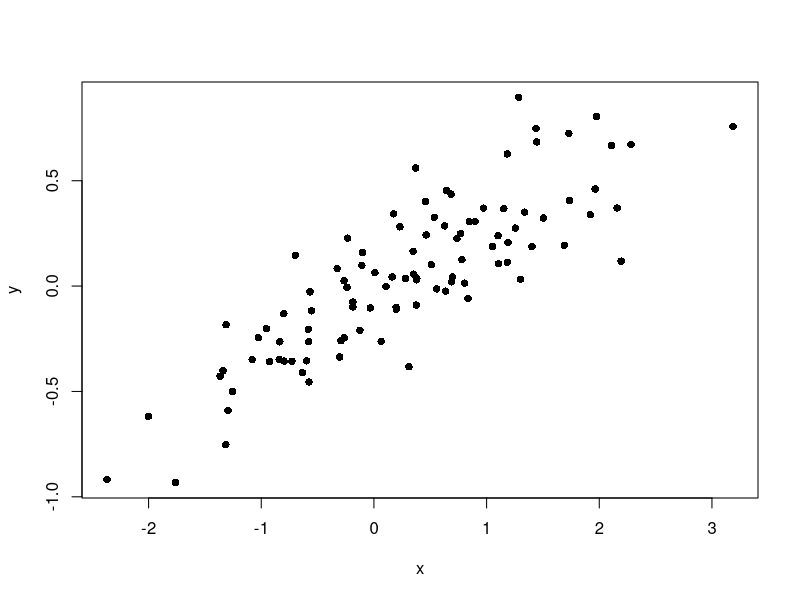

Reproduce this figure in R.
## ---- chunk 1
myVariable <- 2 + 2
## ---- chunk 2
myVariable * myVariable
## ---- chunk 3
vector1 <- c(1,2,3,4,5,6,7,8,9,10)
vector2 <- c(11,12,13,14,15,16,17,18,19,20)
vector_this_will_be_text <- c(21,22,23,24,25,26,27,28,29,"thirty")
## ---- chunk 4
vector1 + vector2
## ---- chunk 5
1 + 1 == 10 - 8
## ---- chunk 6
vector2 > 17
## ---- chunk 7
vector2[vector2 > 17]
## ---- chunk 8
vector2[vector2 > 17 & vector2 < 20]
vector2[vector2 > 17 | vector2 == 13]
## ---- chunk 9
primates <- c("lemur", "gibbon", "langur", "gibbon", "gorilla")
primates

primates[3] <- "bushbaby"
primates

primates[primates == "gorilla"] <- "chimpanzee"
primates


## ---- chunk 10
pets <- factor(c("cat", "cat", "dog", "pony", "dog", "dog"))
pets
## ---- chunk 11
#first few rows of iris
head(iris)

#get the Sepal.Length column
iris$Sepal.Length

#get the value in the first row, third column
iris[1,3]

#get the whole first row
iris[1, ]
## ---- chunk 12
iris$Petal.Area <- iris$Petal.Length * iris$Petal.Width
## ---- chunk 13
part1 <- "The quick brown fox"
part2 <- "jumped over the lazy dog."
paste(part1, part2)

## ---- chunk 14
x <- rnorm(100)
y <- (x * 0.3) + rnorm(100, sd=0.2)
plot(x,y,pch=16)
